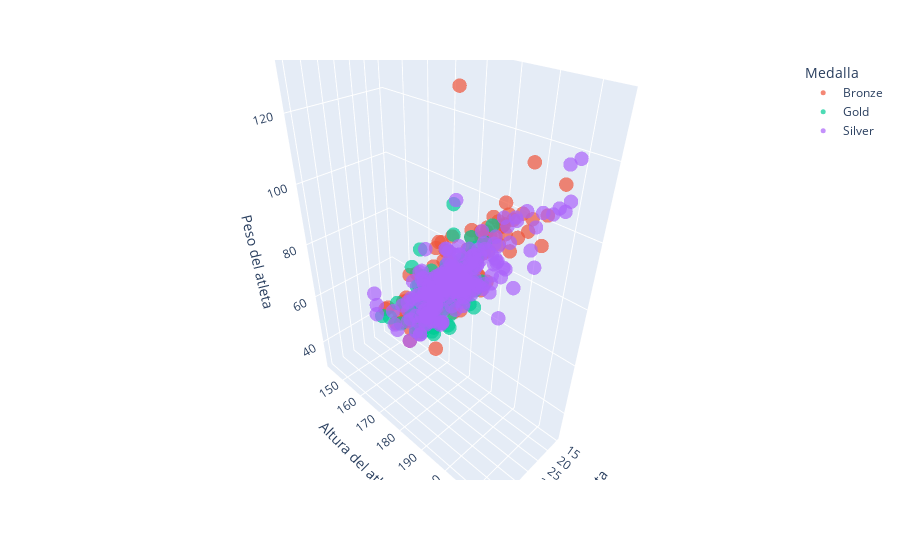

The notebook cell saved with this chart:
### Code cell
fig = px.scatter_3d(atletas_españa_df,
                    x='Age',
                    y='Height',
                    z='Weight',
                    color='Medal',
                    hover_data=['Country'],
                    opacity=0.7,
                    size_max = 0.5
)
fig.update_layout(
    scene=dict(
        xaxis_title = 'Edad del atleta',
        yaxis_title = 'Altura del atleta',
        zaxis_title = 'Peso del atleta'
    ),
    legend_title = 'Medalla'
)
fig.update_traces(marker=dict(size=5))

### Figure 1 — Plotly figure (JSON) as saved in the notebook; plotly's stock layout.template omitted (floating-point values rounded to 4 significant figures; data arrays with more than 128 entries replaced by an {"elided": "..."} marker saying what was removed)
{"data": [{"customdata": [["Spain"], ["Spain"], ["Spain"], ["Spain"], ["Spain"], ["Spain"], ["Spain"], ["Spain"], ["Spain"], ["Spain"], ["Spain"], ["Spain"], ["Spain"], ["Spain"], ["Spain"], ["Spain"], ["Spain"], ["Spain"], ["Spain"], ["Spain"], ["Spain"], ["Spain"], ["Spain"], ["Spain"], ["Spain"], ["Spain"], ["Spain"], ["Spain"], ["Spain"], ["Spain"], ["Spain"], ["Spain"], ["Spain"], ["Spain"], ["Spain"], ["Spain"], ["Spain"], ["Spain"], ["Spain"], ["Spain"], ["Spain"], ["Spain"], ["Spain"], ["Spain"], ["Spain"], ["Spain"], ["Spain"], ["Spain"], ["Spain"], ["Spain"], ["Spain"], ["Spain"], ["Spain"], ["Spain"], ["Spain"], ["Spain"], ["Spain"], ["Spain"], ["Spain"], ["Spain"], ["Spain"], ["Spain"], ["Spain"], ["Spain"], ["Spain"], ["Spain"], ["Spain"], ["Spain"], ["Spain"], ["Spain"], ["Spain"], ["Spain"], ["Spain"], ["Spain"], ["Spain"], ["Spain"], ["Spain"], ["Spain"], ["Spain"], ["Spain"], ["Spain"], ["Spain"], ["Spain"], ["Spain"], ["Spain"], ["Spain"], ["Spain"], ["Spain"], ["Spain"], ["Spain"], ["Spain"], ["Spain"], ["Spain"], ["Spain"], ["Spain"], ["Spain"], ["Spain"], ["Spain"], ["Spain"], ["Spain"], ["Spain"], ["Spain"], ["Spain"], ["Spain"], ["Spain"], ["Spain"], ["Spain"], ["Spain"], ["Spain"], ["Spain"], ["Spain"], ["Spain"], ["Spain"], ["Spain"], ["Spain"], ["Spain"], ["Spain"], ["Spain"], ["Spain"], ["Spain"]], "hovertemplate": "Medal=Bronze<br>Age=%{x}<br>Height=%{y}<br>Weight=%{z}<br>Country=%{customdata[0]}<extra></extra>", "legendgroup": "Bronze", "marker": {"color": "#EF553B", "opacity": 0.7, "size": 5, "symbol": "circle"}, "mode": "markers", "name": "Bronze", "scene": "scene", "showlegend": true, "type": "scatter3d", "x": [30.0, 26.0, 23.0, 27.0, 29.0, 28.0, 29.0, 32.0, 30.0, 38.0, 21.0, 29.0, 25.0, 26.0, 34.0, 22.0, 25.0, 29.0, 39.0, 27.0, 34.0, 26.0, 25.0, 31.0, 21.0, 33.0, 31.0, 28.0, 32.0, 28.0, 31.0, 27.0, 29.0, 29.0, 27.0, 30.0, 27.0, 32.0, 24.0, 22.0, 31.0, 38.0, 29.0, 29.0, 28.0, 29.0, 26.0, 30.0, 26.0, 30.0, 36.0, 26.0, 26.0, 25.0, 27.0, 31.0, 29.0, 23.0, 22.0, 24.0, 36.0, 22.0, 28.0, 22.0, 20.0, 21.0, 20.0, 24.0, 32.0, 26.0, 26.0, 25.0, 29.0, 24.0, 24.0, 26.0, 29.0, 26.0, 31.0, 26.0, 18.0, 25.0, 16.0, 36.0, 33.0, 27.0, 31.0, 28.0, 31.0, 25.0, 29.0, 29.0, 22.0, 26.0, 31.0, 19.0, 28.0, 27.0, 36.0, 26.0, 20.0, 30.0, 28.0, 25.0, 20.0, 24.0, 25.0, 24.0, 23.0, 29.0, 24.0, 35.0, 28.0, 32.0, 27.0, 31.0, 31.0, 24.0, 35.0, 23.0], "y": [194.0, 182.0, 198.0, 170.0, 179.0, 172.0, 165.0, 175.0, 197.0, 197.0, 170.0, 195.0, 170.0, 163.0, 191.0, 174.0, 178.0, 161.0, 175.0, 206.0, 171.0, 180.0, 180.0, 192.0, 170.0, 184.0, 185.0, 183.0, 183.0, 180.0, 192.0, 193.0, 179.0, 179.0, 190.0, 194.0, 180.0, 180.0, 159.0, 194.0, 196.0, 176.0, 182.0, 169.0, 169.0, 201.0, 177.0, 176.0, 196.0, 196.0, 215.0, 185.0, NaN, 174.0, 182.0, 182.0, 185.0, 185.0, 210.0, 197.0, 197.0, 171.0, 192.0, 168.0, 186.0, 177.0, 196.0, 196.0, 196.0, 150.0, 187.0, 197.0, 170.0, 172.0, 170.0, 176.0, 185.0, 165.0, 192.0, 180.0, 173.0, 208.0, 143.0, 193.0, 169.0, 190.0, 190.0, 186.0, 172.0, 196.0, 196.0, 184.0, 202.0, 202.0, 175.0, 168.0, 204.0, 180.0, 205.0, 188.0, 154.0, 191.0, 196.0, 193.0, 169.0, 169.0, 150.0, 180.0, 176.0, 179.0, 187.0, 176.0, 197.0, 197.0, 179.0, 179.0, 169.0, 157.0, 210.0, 166.0], "z": [87.0, 67.0, 93.0, 67.0, 90.0, 65.0, 62.0, 64.0, 100.0, 100.0, 39.0, 100.0, 59.0, 47.0, 90.0, 54.0, 68.0, 55.0, 73.0, 107.0, 65.0, 70.0, 78.0, 98.0, 55.0, 73.0, 85.0, 93.0, 93.0, 78.0, 100.0, 92.0, 74.0, 74.0, 90.0, 100.0, 74.0, 71.0, 57.0, 98.0, 84.0, 58.0, 83.0, 58.0, 50.0, 107.0, 71.0, 75.0, 102.0, 102.0, 115.0, 68.0, NaN, 84.0, 78.0, 78.0, 69.0, 85.0, 115.0, 98.0, 98.0, NaN, 91.0, 64.0, 78.0, 75.0, 100.0, 100.0, 100.0, 48.0, 83.0, 107.0, 75.0, 72.0, 59.0, 69.0, 132.0, 51.0, 92.0, 86.0, 74.0, 100.0, 31.0, 82.0, 62.0, 89.0, 89.0, 80.0, 61.0, 95.0, 95.0, 86.0, 100.0, 100.0, 68.0, 57.0, 108.0, 74.0, 109.0, 84.0, 48.0, 80.0, 104.0, 82.0, 56.0, 56.0, 48.0, 79.0, 83.0, 74.0, 81.0, 72.0, 99.0, 99.0, 83.0, 83.0, 75.0, 45.0, 124.0, 56.0]}, {"customdata": [["Spain"], ["Spain"], ["Spain"], ["Spain"], ["Spain"], ["Spain"], ["Spain"], ["Spain"], ["Spain"], ["Spain"], ["Spain"], ["Spain"], ["Spain"], ["Spain"], ["Spain"], ["Spain"], ["Spain"], ["Spain"], ["Spain"], ["Spain"], ["Spain"], ["Spain"], ["Spain"], ["Spain"], ["Spain"], ["Spain"], ["Spain"], ["Spain"], ["Spain"], ["Spain"], ["Spain"], ["Spain"], ["Spain"], ["Spain"], ["Spain"], ["Spain"], ["Spain"], ["Spain"], ["Spain"], ["Spain"], ["Spain"], ["Spain"], ["Spain"], ["Spain"], ["Spain"], ["Spain"], ["Spain"], ["Spain"], ["Spain"], ["Spain"], ["Spain"], ["Spain"], ["Spain"], ["Spain"], ["Spain"], ["Spain"], ["Spain"], ["Spain"], ["Spain"], ["Spain"], ["Spain"], ["Spain"], ["Spain"], ["Spain"], ["Spain"], ["Spain"], ["Spain"], ["Spain"], ["Spain"], ["Spain"], ["Spain"], ["Spain"], ["Spain"], ["Spain"], ["Spain"], ["Spain"], ["Spain"], ["Spain"], ["Spain"], ["Spain"], ["Spain"], ["Spain"], ["Spain"], ["Spain"], ["Spain"], ["Spain"], ["Spain"], ["Spain"], ["Spain"], ["Spain"], ["Spain"], ["Spain"], ["Spain"], ["Spain"], ["Spain"], ["Spain"], ["Spain"], ["Spain"], ["Spain"], ["Spain"], ["Spain"], ["Spain"], ["Spain"], ["Spain"]], "hovertemplate": "Medal=Gold<br>Age=%{x}<br>Height=%{y}<br>Weight=%{z}<br>Country=%{customdata[0]}<extra></extra>", "legendgroup": "Gold", "marker": {"color": "#00cc96", "opacity": 0.7, "size": 5, "symbol": "circle"}, "mode": "markers", "name": "Gold", "scene": "scene", "showlegend": true, "type": "scatter3d", "x": [22.0, 28.0, 22.0, 26.0, 19.0, 21.0, 17.0, 23.0, 27.0, 25.0, 22.0, 37.0, 25.0, 21.0, 28.0, 15.0, 23.0, 21.0, 24.0, 33.0, 29.0, 23.0, 31.0, 19.0, 23.0, 25.0, 31.0, 23.0, 31.0, 35.0, 28.0, 34.0, 28.0, 27.0, 22.0, 19.0, 27.0, 17.0, 28.0, 22.0, 30.0, 21.0, 27.0, 15.0, 22.0, 24.0, 32.0, 20.0, 16.0, 20.0, 30.0, 31.0, 39.0, 22.0, 34.0, 23.0, 22.0, 24.0, 30.0, 19.0, 21.0, 23.0, 16.0, 27.0, 24.0, 26.0, 24.0, 23.0, 21.0, 28.0, 23.0, 22.0, 30.0, 23.0, 26.0, 23.0, 33.0, 31.0, 26.0, 29.0, 21.0, 26.0, 27.0, 28.0, 35.0, 28.0, 26.0, 30.0, 30.0, 21.0, 22.0, 22.0, 19.0, 21.0, 24.0, 21.0, 34.0, 31.0, 25.0, 22.0, 22.0, 21.0, 27.0, 31.0], "y": [186.0, 181.0, NaN, 164.0, 178.0, 182.0, 165.0, 178.0, 173.0, 164.0, 164.0, 191.0, 170.0, NaN, NaN, 162.0, 175.0, 183.0, 174.0, 161.0, 170.0, 192.0, 192.0, 166.0, 166.0, 167.0, 189.0, 175.0, 175.0, 180.0, 174.0, 178.0, 159.0, 181.0, NaN, 170.0, 193.0, 165.0, 194.0, 185.0, 153.0, NaN, 181.0, 170.0, NaN, 178.0, 188.0, NaN, 158.0, NaN, 180.0, 180.0, 180.0, NaN, 175.0, 188.0, NaN, NaN, 185.0, 159.0, NaN, 172.0, 164.0, 173.0, NaN, NaN, 176.0, 180.0, 186.0, 167.0, 162.0, 185.0, 185.0, 187.0, 187.0, NaN, 185.0, 175.0, 190.0, 182.0, 176.0, 181.0, 165.0, NaN, NaN, 187.0, 190.0, 181.0, 180.0, 177.0, 170.0, NaN, 160.0, NaN, 188.0, 159.0, 177.0, 188.0, 179.0, NaN, 175.0, 184.0, 164.0, 164.0], "z": [83.0, 82.0, NaN, 55.0, 69.0, 68.0, 40.0, 73.0, 72.0, 56.0, 56.0, 72.0, 59.0, NaN, NaN, 38.0, 65.0, 86.0, 64.0, 55.0, 55.0, 98.0, 98.0, 69.0, 69.0, 62.0, 90.0, 72.0, 72.0, 76.0, 70.0, 62.0, 57.0, 81.0, NaN, 64.0, 83.0, 43.0, 96.0, 68.0, 49.0, NaN, 69.0, 46.0, NaN, 70.0, 79.0, NaN, 36.0, NaN, 72.0, 65.0, 65.0, NaN, 71.0, 78.0, NaN, NaN, 104.0, 59.0, NaN, 65.0, 42.0, 70.0, NaN, NaN, 70.0, 79.0, 84.0, 63.0, 52.0, 80.0, 80.0, 86.0, 83.0, NaN, 78.0, 71.0, 78.0, 84.0, NaN, 64.0, 60.0, NaN, NaN, 87.0, 72.0, 68.0, 70.0, 88.0, 69.0, NaN, 60.0, NaN, 90.0, 68.0, 89.0, 76.0, 67.0, NaN, NaN, 82.0, 53.0, 53.0]}, {"customdata": {"elided": "216x1 str values"}, "hovertemplate": "Medal=Silver<br>Age=%{x}<br>Height=%{y}<br>Weight=%{z}<br>Country=%{customdata[0]}<extra></extra>", "legendgroup": "Silver", "marker": {"color": "#ab63fa", "opacity": 0.7, "size": 5, "symbol": "circle"}, "mode": "markers", "name": "Silver", "scene": "scene", "showlegend": true, "type": "scatter3d", "x": {"elided": "216 float values"}, "y": {"elided": "216 float values"}, "z": {"elided": "216 float values"}}], "layout": {"legend": {"title": {"text": "Medalla"}, "tracegroupgap": 0}, "margin": {"t": 60}, "scene": {"domain": {"x": [0, 1], "y": [0, 1]}, "xaxis": {"title": {"text": "Edad del atleta"}}, "yaxis": {"title": {"text": "Altura del atleta"}}, "zaxis": {"title": {"text": "Peso del atleta"}}}}}
